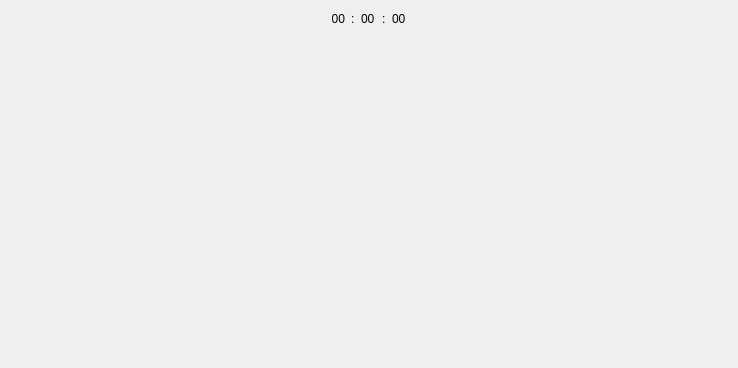
<?xml version="1.0" encoding="UTF-8"?>
<ui version="4.0">
 <class>ClockForm</class>
 <widget class="QWidget" name="ClockForm">
  <property name="geometry">
   <rect>
    <x>0</x>
    <y>0</y>
    <width>738</width>
    <height>368</height>
   </rect>
  </property>
  <property name="windowTitle">
   <string>Clock</string>
  </property>
  <widget class="QWidget" name="gridLayoutWidget">
   <property name="geometry">
    <rect>
     <x>330</x>
     <y>10</y>
     <width>79</width>
     <height>18</height>
    </rect>
   </property>
   <layout class="QGridLayout" name="gridLayout">
    <item row="0" column="3">
     <widget class="QLabel" name="label_4">
      <property name="maximumSize">
       <size>
        <width>4</width>
        <height>16777215</height>
       </size>
      </property>
      <property name="text">
       <string>:</string>
      </property>
     </widget>
    </item>
    <item row="0" column="4">
     <widget class="QLabel" name="secondsLbl">
      <property name="maximumSize">
       <size>
        <width>16777215</width>
        <height>16777215</height>
       </size>
      </property>
      <property name="text">
       <string>00</string>
      </property>
     </widget>
    </item>
    <item row="0" column="0">
     <widget class="QLabel" name="hoursLbl">
      <property name="maximumSize">
       <size>
        <width>15</width>
        <height>16777215</height>
       </size>
      </property>
      <property name="text">
       <string>00</string>
      </property>
      <property name="alignment">
       <set>Qt::AlignRight|Qt::AlignTrailing|Qt::AlignVCenter</set>
      </property>
     </widget>
    </item>
    <item row="0" column="2">
     <widget class="QLabel" name="minutesLbl">
      <property name="maximumSize">
       <size>
        <width>15</width>
        <height>16777215</height>
       </size>
      </property>
      <property name="text">
       <string>00</string>
      </property>
     </widget>
    </item>
    <item row="0" column="1">
     <widget class="QLabel" name="label_2">
      <property name="maximumSize">
       <size>
        <width>4</width>
        <height>16777215</height>
       </size>
      </property>
      <property name="text">
       <string>:</string>
      </property>
     </widget>
    </item>
   </layout>
  </widget>
  <widget class="QWidget" name="verticalLayoutWidget">
   <property name="geometry">
    <rect>
     <x>-1</x>
     <y>37</y>
     <width>741</width>
     <height>331</height>
    </rect>
   </property>
   <layout class="QVBoxLayout" name="verticalLayout">
    <item>
     <widget class="Clock" name="clockWgt" native="true"/>
    </item>
   </layout>
  </widget>
 </widget>
 <customwidgets>
  <customwidget>
   <class>Clock</class>
   <extends>QWidget</extends>
   <header>clock_widget.h</header>
   <container>1</container>
  </customwidget>
 </customwidgets>
 <resources/>
 <connections/>
</ui>
